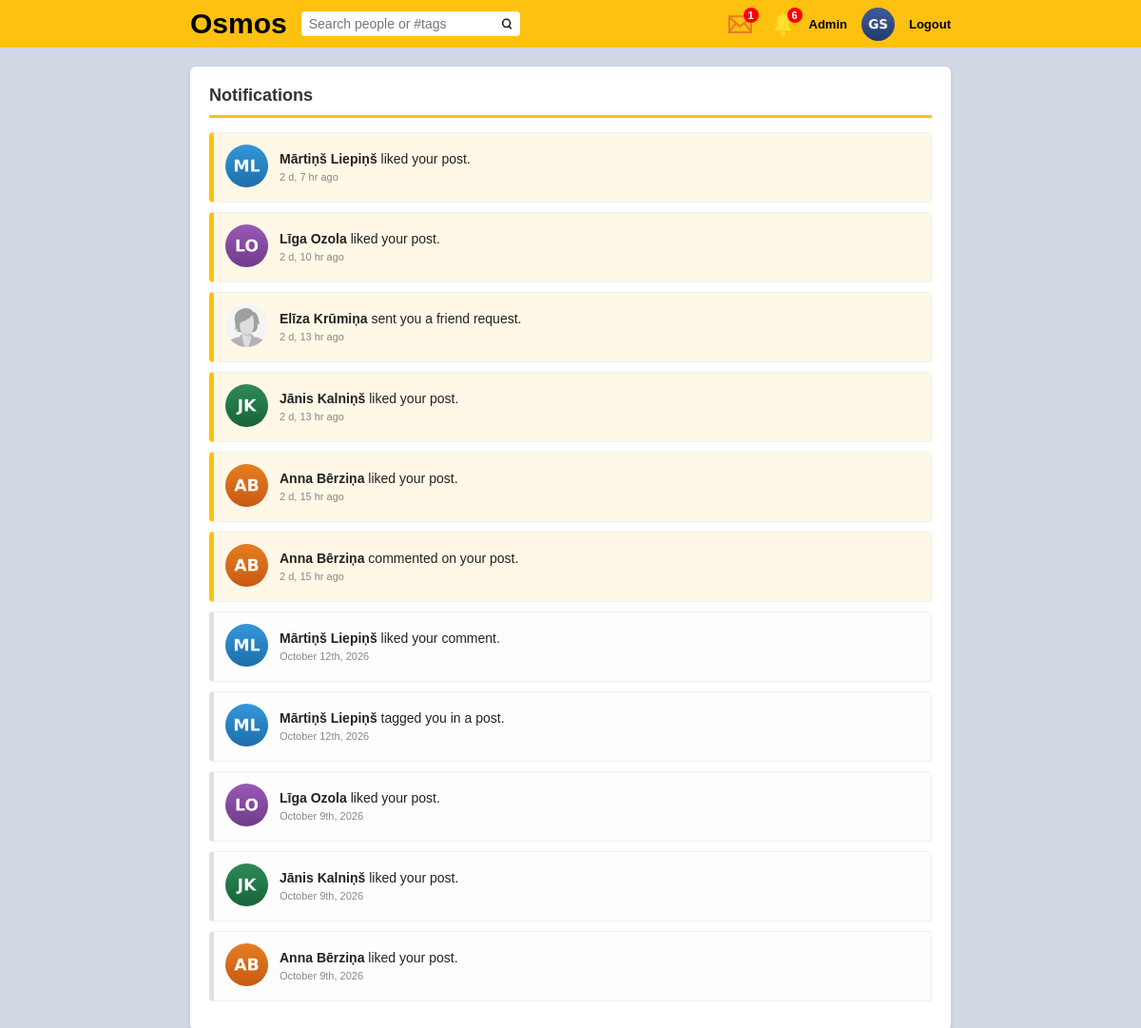
Screenshot of /notifications.php (signed in) with the database file from the repository.
### tables this page shows
CREATE TABLE `users` (
  `id` int(11) NOT NULL AUTO_INCREMENT,
  `userid` bigint(19) NOT NULL,
  `owner` bigint(19) NOT NULL DEFAULT 0,
  `first_name` varchar(50) NOT NULL,
  `last_name` varchar(50) NOT NULL,
  `gender` varchar(6) DEFAULT NULL,
  `type` varchar(10) NOT NULL DEFAULT 'profile',
  `group_type` varchar(8) NOT NULL DEFAULT 'public',
  `privacy` varchar(10) NOT NULL DEFAULT 'public',
  `is_admin` tinyint(1) NOT NULL DEFAULT 0,
  `blocked` tinyint(1) NOT NULL DEFAULT 0,
  `password` varchar(100) NOT NULL,
  `date` timestamp NOT NULL DEFAULT current_timestamp(),
  `profile_image` varchar(1000) DEFAULT '',
  `cover_image` varchar(1000) NOT NULL DEFAULT '',
  `about` varchar(1024) DEFAULT NULL,
  `tag_name` varchar(100) NOT NULL,
  `online` int(11) NOT NULL DEFAULT 0,
  PRIMARY KEY (`id`),
  UNIQUE KEY `userid` (`userid`),
  UNIQUE KEY `tag_name_unique` (`tag_name`),
  KEY `first_name` (`first_name`),
  KEY `last_name` (`last_name`),
  KEY `gender` (`gender`),
  KEY `date` (`date`),
  KEY `tag_name` (`tag_name`),
  KEY `type` (`type`),
  KEY `owner` (`owner`)
);

CREATE TABLE `notifications` (
  `id` bigint(20) NOT NULL AUTO_INCREMENT,
  `user_id` bigint(20) NOT NULL,
  `activity` varchar(30) NOT NULL,
  `content_id` bigint(20) NOT NULL,
  `content_owner` bigint(20) NOT NULL,
  `content_type` varchar(30) NOT NULL,
  `date` datetime NOT NULL,
  PRIMARY KEY (`id`),
  KEY `user_id` (`user_id`),
  KEY `content_id` (`content_id`),
  KEY `owner_date_idx` (`content_owner`,`date`)
);

CREATE TABLE `posts` (
  `id` bigint(19) NOT NULL AUTO_INCREMENT,
  `post_id` bigint(19) NOT NULL,
  `user_id` bigint(19) NOT NULL,
  `owner` bigint(19) NOT NULL DEFAULT 0,
  `post` text NOT NULL,
  `image` varchar(500) DEFAULT NULL,
  `comments` int(11) NOT NULL DEFAULT 0,
  `likes` int(11) NOT NULL DEFAULT 0,
  `date` timestamp NOT NULL DEFAULT current_timestamp(),
  `has_image` tinyint(1) NOT NULL DEFAULT 0,
  `is_profile_image` tinyint(1) NOT NULL,
  `is_cover_image` tinyint(1) NOT NULL,
  `parent` bigint(20) DEFAULT 0,
  PRIMARY KEY (`id`),
  UNIQUE KEY `post_id` (`post_id`),
  KEY `user_id` (`user_id`),
  KEY `comments` (`comments`),
  KEY `likes` (`likes`),
  KEY `date` (`date`),
  KEY `has_image` (`has_image`),
  KEY `is_profile_image` (`is_profile_image`),
  KEY `is_cover_image` (`is_cover_image`),
  KEY `owner` (`owner`),
  FULLTEXT KEY `post` (`post`)
);

CREATE TABLE `notification_seen` (
  `id` bigint(20) NOT NULL AUTO_INCREMENT,
  `userid` bigint(20) NOT NULL,
  `notification_id` bigint(20) NOT NULL,
  PRIMARY KEY (`id`),
  UNIQUE KEY `userid_notification` (`userid`,`notification_id`),
  KEY `userid` (`userid`),
  KEY `notification_id` (`notification_id`)
);

### classes/functions.php (called while the page is built, shortened)
<?php
function esc($value)
{
    $DB = new Database();
    return $DB->escape($value);
}
function is_image_file($path)
{
    if (empty($path) || !is_string($path) || !is_file($path)) {
        return false;
    }
    $info = @getimagesize($path);
    return $info && in_array($info[2], [IMAGETYPE_JPEG, IMAGETYPE_PNG, IMAGETYPE_GIF]);
}
function avatar_url($row)
{
    $image = "images/placeholder_male.jpg";
    $image_class = new Image();
    if (strtolower((string)($row['gender'] ?? "")) == "female") {
        $image = "images/placeholder_female.jpg";
    }
    if (is_image_file($row['profile_image'] ?? "")) {
        $thumb = $image_class->get_thumb_profile($row['profile_image']);
        if (is_image_file($thumb)) {
            $image = $thumb;
        }
    }
    return $image;
}
function notifications_where($user_id)
{
    $DB = new Database();
    $user_id = esc($user_id);
    $follow = [];
    $i_follow = $DB->read("select content_id from content_i_follow where disabled = 0 && user_id = '$user_id' limit 100");
    if (is_array($i_follow)) {
        $follow = array_map('esc', array_column($i_follow, "content_id"));
    }
    $where = "n.user_id != '$user_id' AND (n.content_owner = '$user_id'";
    if (count($follow) > 0) {
        $where .= " OR (n.activity = 'comment' AND n.content_id IN ('" . implode("','", $follow) . "'))";
    }
    $where .= ")";
    return $where;
}
function check_notifications()
{
    $DB = new Database();
    $user_id = $_SESSION['osmos_userid'] ?? 0;
    $safe_id = esc($user_id);
    $query = "SELECT COUNT(n.id) as total
              FROM notifications n
              LEFT JOIN notification_seen ns
              ON n.id = ns.notification_id AND ns.userid = '$safe_id'
              WHERE " . notifications_where($user_id) . "
              AND ns.id IS NULL";
    $data = $DB->read($query);
    if (is_array($data) && isset($data[0]['total'])) {
        return (int)$data[0]['total'];
    }
    return 0;
}
function check_messages()
{
    $me = $_SESSION['osmos_userid'] ?? 0;
    $DB = new Database();
    $me = esc($me);
    $query = "SELECT COUNT(id) AS total FROM messages WHERE receiver = '$me' AND deleted_receiver = 0 AND seen = 0";
    $data = $DB->read($query);
    if (is_array($data)) {
        return (int)$data[0]['total'];
    }
    return 0;
}

### classes/connect.php (called while the page is built, shortened)
<?php
class Database
{
    private $host = "localhost";
    private $username = "root";
    private $password = "";
    private $db = "osmos_db";
    private static $connection = null;
    function connect()
    {
        if (self::$connection === null) {
            try {
                $connection = mysqli_connect($this->host, $this->username, $this->password, $this->db);
            } catch (mysqli_sql_exception $e) {
                error_log("Osmos DB connection failed: " . $e->getMessage());
                die("Could not connect to the database.");
            }
            mysqli_set_charset($connection, "utf8mb4");
            mysqli_query($connection, "SET time_zone = '" . date('P') . "'");
            self::$connection = $connection;
        }
        return self::$connection;
    }
    function read($query)
    {
        $conn = $this->connect();
        try {
            $result = mysqli_query($conn, $query);
        } catch (mysqli_sql_exception $e) {
            error_log("Osmos DB read error: " . $e->getMessage() . " | Query: " . $query);
            return false;
        }
        $data = [];
        while ($row = mysqli_fetch_assoc($result)) {
            $data[] = $row;
        }
        return count($data) > 0 ? $data : false;
    }
    function escape($value)
    {
        return mysqli_real_escape_string($this->connect(), (string)$value);
    }
}

### classes/user.php (called while the page is built, shortened)
<?php
class User
{
    public function get_user($id)
    {
        $id = esc($id);
        $query = "select * from users where userid = '$id' limit 1";
        $DB = new Database();
        $result = $DB->read($query);
        if(is_array($result) && isset($result[0])) {
            return $result[0];
        }
        return false;
    }
}

### classes/image.php (called while the page is built, shortened)
<?php
class Image
{
    public function get_thumb_profile($filename)
    {
        $thumbnail = $filename . "_profile_thumb.jpg";
        if(file_exists($thumbnail))
            {
                return $thumbnail;
            }
    }
}

### classes/time.php (called while the page is built, shortened)
<?php
class Time {
    static function get_time($pasttime, $today = 0, $differenceFormat = '%y') {
        $today = date("Y-m-d H:i:s");
        $datetime1 = date_create($pasttime);
        $datetime2 = date_create($today);
        $interval = date_diff($datetime1, $datetime2);
        $answerY = $interval->format('%y');
        $answerM = $interval->format('%m');
        $answer = $interval->format('%d');
        $answer2 = $interval->format('%h');
        if ($answerY >= 1) {
            return date("F jS, Y", strtotime($pasttime));
        } else if ($answerM >= 1) {
            return date("F jS, Y", strtotime($pasttime));
        } else if ($answer > 2) {
            return date("F jS, Y", strtotime($pasttime));
        } else if ($answer == 2) {
            return $answer . " d, " . $answer2 . " hr ago";
        } else if ($answer == 1) {
            return "1 d, " . date("h:i:s a", strtotime($pasttime));
        }
    }
}

### classes/post.php (called while the page is built, shortened)
<?php
class Post {
    public function get_one_post($postid) {
        $DB = new Database();
        $postid = esc($postid);
        $result = $DB->read("select * from posts where post_id = '$postid' limit 1");
        if(is_array($result)) return $result[0];
        return false;
    }
}

### notifications.php (the view, shortened to what this page needs)
<?php
$login = new Login();
$user_data = $login->check_login($_SESSION['osmos_userid'] ?? 0);
$DB = new Database();
$User = new User();
$Post = new Post();
$group_class = new Group();
$user_id = $user_data['userid'];
$safe_id = esc($user_id);
$query = "SELECT n.*, ns.id AS seen_id FROM notifications n
          LEFT JOIN notification_seen ns ON n.id = ns.notification_id AND ns.userid = '$safe_id'
          WHERE " . notifications_where($user_id) . "
          ORDER BY n.id DESC LIMIT 30";
$notifications = $DB->read($query);
?>
<!DOCTYPE html>
<html>
<head>
</head>
<body>
    <?php include("header.php"); ?>
    <div class="page">
        <div class="card">
            <h3 class="card-title">Notifications</h3>
            <?php if (is_array($notifications)): ?>
                <?php foreach ($notifications as $notif): ?>
                    <?php
                        $is_unread = is_null($notif['seen_id']);
                        $actor_id = $notif['user_id'];
                        $actor = $User->get_user($actor_id);
                        $actor_name = $actor ? htmlspecialchars($actor['first_name'] . " " . $actor['last_name']) : "Someone";
                        $actor_image = avatar_url($actor);
                        $msg = "";
                        $link = ROOT . "profile/" . $actor_id;
                        $content_id = $notif['content_id'];
                        $thing = ($notif['content_type'] == "comment") ? "comment" : "post";
                        if ($notif['activity'] == 'like') {
                            $msg = "liked your " . $thing . ".";
                            $link = ROOT . "single_post/" . $content_id . "/" . $notif['id'];
                        } else if ($notif['activity'] == 'comment') {
                            $commented = $Post->get_one_post($content_id);
                            $msg = ($commented && $commented['user_id'] == $user_id) ? "commented on your post." : "commented on a post you follow.";
                            $link = ROOT . "single_post/" . $content_id . "/" . $notif['id'];
                        } else if ($notif['activity'] == 'tag') {
                            $msg = "tagged you in a post.";
                            $link = ROOT . "single_post/" . $content_id . "/" . $notif['id'];
                        } else if ($notif['activity'] == 'friend_request') {
                            $msg = "sent you a friend request.";
                            $link = ROOT . "profile/" . $user_id . "/requests";
                        } else if ($notif['activity'] == 'friend_accept') {
                            $msg = "accepted your friend request.";
                            $link = ROOT . "profile/" . $actor_id;
                        } else if ($notif['activity'] == 'invite' || $notif['activity'] == 'role') {
                            $notif_group = $group_class->get_group($content_id);
                            $group_name = $notif_group ? htmlspecialchars($notif_group['first_name']) : "a group";
                            if ($notif['activity'] == 'invite') {
                                $msg = "invited you to join <strong>" . $group_name . "</strong>.";
                            } else {
                                $role = $notif_group ? ucfirst($group_class->get_member_role($content_id, $user_id)) : "";
                                $msg = "changed your role in <strong>" . $group_name . "</strong>" . ($role != "" && $role != "Unknown" ? " to " . htmlspecialchars($role) : "") . ".";
                            }
                            $link = ROOT . "group/" . $content_id;
                        } else {
                            $msg = htmlspecialchars($notif['activity']) . " notification.";
                        }
                    ?>
                    <div class="notification<?php echo $is_unread ? " unread" : ""; ?>">
                        <a href="<?php echo ROOT; ?>profile/<?php echo $actor_id; ?>">
                            <img src="<?php echo ROOT . $actor_image; ?>">
                        </a>
                        <div>
                            <a href="<?php echo $link; ?>">
                                <strong><?php echo $actor_name; ?></strong> <?php echo $msg; ?>
                            </a>
                            <br>
                            <span style="font-size: 11px; color: #888888;"><?php echo Time::get_time($notif['date']); ?></span>
                        </div>
                    </div>
                <?php endforeach; ?>
            <?php else: ?>
                <div class="empty-state">No notifications to display.</div>
            <?php endif; ?>
        </div>
    </div>
</body>
</html>

### header.php (shortened to what this page needs)
<?php
$header_user = false;
if (isset($_SESSION['osmos_userid'])) {
    $header_user_class = new User();
    $header_user = $header_user_class->get_user($_SESSION['osmos_userid']);
}
$corner_image = avatar_url($header_user);
$notif_count = check_notifications();
$msg_notif_count = check_messages();
?>
<div id="orange_bar">
    <div style="width: 800px; margin: auto; display: flex; justify-content: space-between; align-items: center; height: 100%;">
        <div style="display: flex; align-items: center; gap: 15px;">
            <a href="<?php echo ROOT; ?>home" style="color: black; text-decoration: none; font-size: 30px; font-weight: bold;">Osmos</a>
            <form method="get" action="<?php echo ROOT; ?>search" style="margin: 0;">
                <input type="text" id="search_box" name="find" placeholder="Search people or #tags" value="<?php echo (isset($_GET['find']) && is_string($_GET['find'])) ? htmlspecialchars($_GET['find']) : ''; ?>">
            </form>
        </div>
        <div style="display: flex; align-items: center; gap: 15px;">
            <?php if (is_array($header_user)): ?>
                <a href="<?php echo ROOT; ?>messages" style="text-decoration: none;" title="Messages">
                    <span style="display: inline-block; position: relative;">
                        <?php if ($msg_notif_count > 0): ?>
                            <div class="header-badge" style="right: -2px;">
                                <?php echo ($msg_notif_count > 99) ? '99+' : $msg_notif_count; ?>
                            </div>
                        <?php endif; ?>
                    </span>
                </a>
                <a href="<?php echo ROOT; ?>notifications" style="text-decoration: none;" title="Notifications">
                    <span style="display: inline-block; position: relative;">
                        <img src="<?php echo ROOT; ?>notif.svg" style="width: 25px; vertical-align: middle;">
                        <?php if ($notif_count > 0): ?>
                            <div class="header-badge" style="right: -8px;">
                                <?php echo ($notif_count > 99) ? '99+' : $notif_count; ?>
                            </div>
                        <?php endif; ?>
                    </span>
                </a>
                <?php if (!empty($header_user['is_admin'])): ?>
                    <a href="<?php echo ROOT; ?>admin" style="font-size: 13px; color: black; text-decoration: none; font-weight: bold;">Admin</a>
                <?php endif; ?>
                <a href="<?php echo ROOT; ?>profile/<?php echo $header_user['userid']; ?>" title="My profile">
                    <img src="<?php echo ROOT . $corner_image; ?>" style="width: 35px; height: 35px; border-radius: 50%; object-fit: cover; vertical-align: middle;">
                </a>
                <a href="<?php echo ROOT; ?>logout" style="font-size: 13px; color: black; text-decoration: none; font-weight: bold;">Logout</a>
            <?php else: ?>
                <a href="<?php echo ROOT; ?>login" style="color: black; text-decoration: none; font-size: 13px; background: white; padding: 5px 12px; border-radius: 4px; font-weight: bold;">Login</a>
            <?php endif; ?>
        </div>
    </div>
</div>

### rows the page displays
users: profile_image (picture)
notifications: users.profile_image (picture), users.first_name+last_name "Mārtiņš Liepiņš", content_type "liked your post.", date "2 d, 7 hr ago"
notifications: users.profile_image (picture), users.first_name+last_name "Līga Ozola", content_type "liked your post.", date "2 d, 10 hr ago"
notifications: shows a picture, users.first_name+last_name "Elīza Krūmiņa", activity "sent you a friend request.", date "2 d, 13 hr ago"
notifications: users.profile_image (picture), users.first_name+last_name "Jānis Kalniņš", content_type "liked your post.", date "2 d, 13 hr ago"
notifications: users.profile_image (picture), users.first_name+last_name "Anna Bērziņa", content_type "liked your post.", date "2 d, 15 hr ago"
notifications: users.profile_image (picture), users.first_name+last_name "Anna Bērziņa", posts.user_id "commented on your post.", date "2 d, 15 hr ago"
notification_seen: users.profile_image (picture), users.first_name+last_name "Mārtiņš Liepiņš", notification.content_type "liked your comment.", notification.date "October 12th, 2026"
notification_seen: users.profile_image (picture), users.first_name+last_name "Mārtiņš Liepiņš", notification.activity "tagged you in a post.", notification.date "October 12th, 2026"
notification_seen: users.profile_image (picture), users.first_name+last_name "Līga Ozola", notification.content_type "liked your post.", notification.date "October 9th, 2026"
notification_seen: users.profile_image (picture), users.first_name+last_name "Jānis Kalniņš", notification.content_type "liked your post.", notification.date "October 9th, 2026"
notification_seen: users.profile_image (picture), users.first_name+last_name "Anna Bērziņa", notification.content_type "liked your post.", notification.date "October 9th, 2026"

### other values shown
$msg_notif_count "1"
$notif_count "6"
